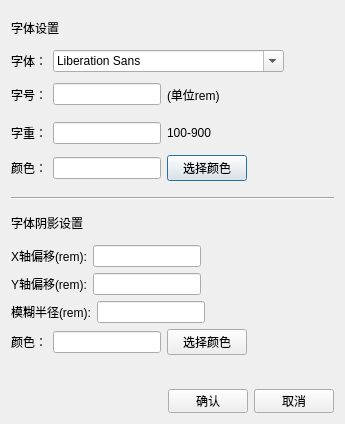
<?xml version="1.0" encoding="UTF-8"?>
<ui version="4.0">
 <class>line1</class>
 <widget class="QDialog" name="line1">
  <property name="geometry">
   <rect>
    <x>0</x>
    <y>0</y>
    <width>310</width>
    <height>424</height>
   </rect>
  </property>
  <property name="sizePolicy">
   <sizepolicy hsizetype="Fixed" vsizetype="Preferred">
    <horstretch>0</horstretch>
    <verstretch>0</verstretch>
   </sizepolicy>
  </property>
  <property name="windowTitle">
   <string>编辑文字属性</string>
  </property>
  <layout class="QVBoxLayout" name="verticalLayout">
   <item>
    <widget class="QLabel" name="label_12">
     <property name="text">
      <string>字体设置</string>
     </property>
    </widget>
   </item>
   <item>
    <layout class="QHBoxLayout" name="horizontalLayout_4">
     <item>
      <widget class="QLabel" name="label">
       <property name="sizePolicy">
        <sizepolicy hsizetype="Fixed" vsizetype="Fixed">
         <horstretch>0</horstretch>
         <verstretch>0</verstretch>
        </sizepolicy>
       </property>
       <property name="text">
        <string>字体：</string>
       </property>
      </widget>
     </item>
     <item>
      <widget class="QFontComboBox" name="font_familybox"/>
     </item>
     <item>
      <spacer name="horizontalSpacer_9">
       <property name="orientation">
        <enum>Qt::Horizontal</enum>
       </property>
       <property name="sizeType">
        <enum>QSizePolicy::Fixed</enum>
       </property>
       <property name="sizeHint" stdset="0">
        <size>
         <width>50</width>
         <height>20</height>
        </size>
       </property>
      </spacer>
     </item>
    </layout>
   </item>
   <item>
    <layout class="QHBoxLayout" name="horizontalLayout_2">
     <item>
      <widget class="QLabel" name="label_2">
       <property name="text">
        <string>字号：</string>
       </property>
      </widget>
     </item>
     <item>
      <widget class="QLineEdit" name="font_sizebox">
       <property name="sizePolicy">
        <sizepolicy hsizetype="Fixed" vsizetype="Fixed">
         <horstretch>0</horstretch>
         <verstretch>0</verstretch>
        </sizepolicy>
       </property>
      </widget>
     </item>
     <item>
      <widget class="QLabel" name="label_5">
       <property name="sizePolicy">
        <sizepolicy hsizetype="Fixed" vsizetype="Preferred">
         <horstretch>80</horstretch>
         <verstretch>0</verstretch>
        </sizepolicy>
       </property>
       <property name="minimumSize">
        <size>
         <width>80</width>
         <height>0</height>
        </size>
       </property>
       <property name="text">
        <string>(单位rem)</string>
       </property>
      </widget>
     </item>
     <item>
      <spacer name="horizontalSpacer_3">
       <property name="orientation">
        <enum>Qt::Horizontal</enum>
       </property>
       <property name="sizeHint" stdset="0">
        <size>
         <width>28</width>
         <height>20</height>
        </size>
       </property>
      </spacer>
     </item>
    </layout>
   </item>
   <item>
    <layout class="QHBoxLayout" name="horizontalLayout">
     <item>
      <widget class="QLabel" name="label_3">
       <property name="text">
        <string>字重：</string>
       </property>
      </widget>
     </item>
     <item>
      <widget class="QLineEdit" name="font_weightbox">
       <property name="sizePolicy">
        <sizepolicy hsizetype="Fixed" vsizetype="Fixed">
         <horstretch>0</horstretch>
         <verstretch>0</verstretch>
        </sizepolicy>
       </property>
      </widget>
     </item>
     <item>
      <widget class="QLabel" name="label_6">
       <property name="sizePolicy">
        <sizepolicy hsizetype="Fixed" vsizetype="Preferred">
         <horstretch>80</horstretch>
         <verstretch>0</verstretch>
        </sizepolicy>
       </property>
       <property name="minimumSize">
        <size>
         <width>80</width>
         <height>0</height>
        </size>
       </property>
       <property name="text">
        <string>100-900</string>
       </property>
      </widget>
     </item>
     <item>
      <spacer name="horizontalSpacer_4">
       <property name="orientation">
        <enum>Qt::Horizontal</enum>
       </property>
       <property name="sizeHint" stdset="0">
        <size>
         <width>28</width>
         <height>20</height>
        </size>
       </property>
      </spacer>
     </item>
    </layout>
   </item>
   <item>
    <layout class="QHBoxLayout" name="horizontalLayout_5">
     <item>
      <widget class="QLabel" name="label_4">
       <property name="text">
        <string>颜色：</string>
       </property>
      </widget>
     </item>
     <item>
      <widget class="QLineEdit" name="textcolor_space">
       <property name="sizePolicy">
        <sizepolicy hsizetype="Fixed" vsizetype="Fixed">
         <horstretch>0</horstretch>
         <verstretch>0</verstretch>
        </sizepolicy>
       </property>
      </widget>
     </item>
     <item>
      <widget class="QPushButton" name="pushButton_3">
       <property name="sizePolicy">
        <sizepolicy hsizetype="Fixed" vsizetype="Fixed">
         <horstretch>0</horstretch>
         <verstretch>0</verstretch>
        </sizepolicy>
       </property>
       <property name="text">
        <string>选择颜色</string>
       </property>
      </widget>
     </item>
     <item>
      <spacer name="horizontalSpacer_2">
       <property name="orientation">
        <enum>Qt::Horizontal</enum>
       </property>
       <property name="sizeHint" stdset="0">
        <size>
         <width>28</width>
         <height>20</height>
        </size>
       </property>
      </spacer>
     </item>
    </layout>
   </item>
   <item>
    <spacer name="verticalSpacer">
     <property name="orientation">
      <enum>Qt::Vertical</enum>
     </property>
     <property name="sizeType">
      <enum>QSizePolicy::Fixed</enum>
     </property>
     <property name="sizeHint" stdset="0">
      <size>
       <width>20</width>
       <height>10</height>
      </size>
     </property>
    </spacer>
   </item>
   <item>
    <widget class="Line" name="line">
     <property name="orientation">
      <enum>Qt::Horizontal</enum>
     </property>
    </widget>
   </item>
   <item>
    <widget class="QLabel" name="label_10">
     <property name="text">
      <string>字体阴影设置</string>
     </property>
    </widget>
   </item>
   <item>
    <layout class="QHBoxLayout" name="horizontalLayout_7">
     <item>
      <widget class="QLabel" name="label_7">
       <property name="text">
        <string>X轴偏移(rem):</string>
       </property>
      </widget>
     </item>
     <item>
      <widget class="QLineEdit" name="offsetxbox">
       <property name="sizePolicy">
        <sizepolicy hsizetype="Fixed" vsizetype="Fixed">
         <horstretch>0</horstretch>
         <verstretch>0</verstretch>
        </sizepolicy>
       </property>
      </widget>
     </item>
     <item>
      <spacer name="horizontalSpacer_7">
       <property name="orientation">
        <enum>Qt::Horizontal</enum>
       </property>
       <property name="sizeHint" stdset="0">
        <size>
         <width>48</width>
         <height>20</height>
        </size>
       </property>
      </spacer>
     </item>
    </layout>
   </item>
   <item>
    <layout class="QHBoxLayout" name="horizontalLayout_8">
     <item>
      <widget class="QLabel" name="label_8">
       <property name="text">
        <string>Y轴偏移(rem):</string>
       </property>
      </widget>
     </item>
     <item>
      <widget class="QLineEdit" name="offsetybox">
       <property name="sizePolicy">
        <sizepolicy hsizetype="Fixed" vsizetype="Fixed">
         <horstretch>0</horstretch>
         <verstretch>0</verstretch>
        </sizepolicy>
       </property>
      </widget>
     </item>
     <item>
      <spacer name="horizontalSpacer_6">
       <property name="orientation">
        <enum>Qt::Horizontal</enum>
       </property>
       <property name="sizeHint" stdset="0">
        <size>
         <width>48</width>
         <height>20</height>
        </size>
       </property>
      </spacer>
     </item>
    </layout>
   </item>
   <item>
    <layout class="QHBoxLayout" name="horizontalLayout_9">
     <item>
      <widget class="QLabel" name="label_9">
       <property name="text">
        <string>模糊半径(rem):</string>
       </property>
      </widget>
     </item>
     <item>
      <widget class="QLineEdit" name="radiusbox">
       <property name="sizePolicy">
        <sizepolicy hsizetype="Fixed" vsizetype="Fixed">
         <horstretch>0</horstretch>
         <verstretch>0</verstretch>
        </sizepolicy>
       </property>
      </widget>
     </item>
     <item>
      <spacer name="horizontalSpacer_8">
       <property name="orientation">
        <enum>Qt::Horizontal</enum>
       </property>
       <property name="sizeHint" stdset="0">
        <size>
         <width>48</width>
         <height>20</height>
        </size>
       </property>
      </spacer>
     </item>
    </layout>
   </item>
   <item>
    <layout class="QHBoxLayout" name="horizontalLayout_6">
     <item>
      <widget class="QLabel" name="label_11">
       <property name="text">
        <string>颜色：</string>
       </property>
      </widget>
     </item>
     <item>
      <widget class="QLineEdit" name="shadowcolor_space">
       <property name="sizePolicy">
        <sizepolicy hsizetype="Fixed" vsizetype="Fixed">
         <horstretch>0</horstretch>
         <verstretch>0</verstretch>
        </sizepolicy>
       </property>
      </widget>
     </item>
     <item>
      <widget class="QPushButton" name="pushButton_4">
       <property name="sizePolicy">
        <sizepolicy hsizetype="Fixed" vsizetype="Fixed">
         <horstretch>0</horstretch>
         <verstretch>0</verstretch>
        </sizepolicy>
       </property>
       <property name="text">
        <string>选择颜色</string>
       </property>
      </widget>
     </item>
     <item>
      <spacer name="horizontalSpacer_5">
       <property name="orientation">
        <enum>Qt::Horizontal</enum>
       </property>
       <property name="sizeHint" stdset="0">
        <size>
         <width>48</width>
         <height>20</height>
        </size>
       </property>
      </spacer>
     </item>
    </layout>
   </item>
   <item>
    <spacer name="verticalSpacer_2">
     <property name="orientation">
      <enum>Qt::Vertical</enum>
     </property>
     <property name="sizeType">
      <enum>QSizePolicy::Preferred</enum>
     </property>
     <property name="sizeHint" stdset="0">
      <size>
       <width>20</width>
       <height>28</height>
      </size>
     </property>
    </spacer>
   </item>
   <item>
    <layout class="QHBoxLayout" name="horizontalLayout_3">
     <item>
      <spacer name="horizontalSpacer">
       <property name="orientation">
        <enum>Qt::Horizontal</enum>
       </property>
       <property name="sizeHint" stdset="0">
        <size>
         <width>78</width>
         <height>20</height>
        </size>
       </property>
      </spacer>
     </item>
     <item>
      <widget class="QPushButton" name="pushButton">
       <property name="maximumSize">
        <size>
         <width>16777215</width>
         <height>24</height>
        </size>
       </property>
       <property name="text">
        <string>确认</string>
       </property>
      </widget>
     </item>
     <item>
      <widget class="QPushButton" name="pushButton_2">
       <property name="maximumSize">
        <size>
         <width>16777215</width>
         <height>24</height>
        </size>
       </property>
       <property name="text">
        <string>取消</string>
       </property>
      </widget>
     </item>
    </layout>
   </item>
  </layout>
 </widget>
 <resources/>
 <connections>
  <connection>
   <sender>pushButton_2</sender>
   <signal>clicked()</signal>
   <receiver>line1</receiver>
   <slot>close()</slot>
   <hints>
    <hint type="sourcelabel">
     <x>219</x>
     <y>351</y>
    </hint>
    <hint type="destinationlabel">
     <x>133</x>
     <y>194</y>
    </hint>
   </hints>
  </connection>
 </connections>
</ui>
